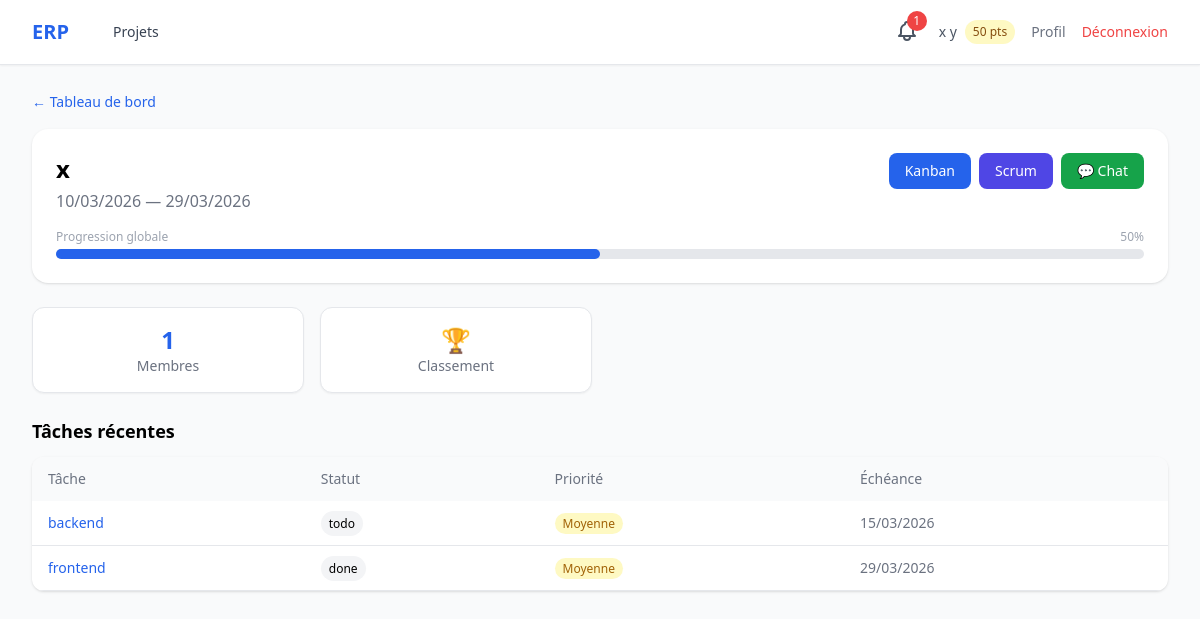
The app's page /projects/1/ (signed in) with its own data.
### accounts/models.py (models this page shows, shortened)
class User(AbstractUser):
    class Role(models.TextChoices):
        ADMIN = 'admin', 'Administrateur'
        HR_MANAGER = 'hr_manager', 'Responsable RH'
        PROJECT_MANAGER = 'project_manager', 'Chef de Projet'
        TEAM_MEMBER = 'team_member', "Membre d'Équipe"
    role = models.CharField(max_length=20, choices=Role.choices, default=Role.TEAM_MEMBER)
    skills = models.TextField(blank=True, help_text="Compétences séparées par des virgules")
    avatar = models.ImageField(upload_to='avatars/', blank=True, null=True)
    reward_points = models.IntegerField(default=0)
    department = models.ForeignKey(
        Department, on_delete=models.SET_NULL, null=True, blank=True,
        related_name='members', verbose_name="Département"
    )
    @property
    def is_hr(self):
        return self.role == self.Role.HR_MANAGER
    @property
    def is_project_manager(self):
        return self.role == self.Role.PROJECT_MANAGER

### projects/models.py (models this page shows, shortened)
class Project(models.Model):
    name = models.CharField(max_length=200, verbose_name="Nom du projet")
    description = models.TextField(blank=True, verbose_name="Description")
    start_date = models.DateField(verbose_name="Date de début")
    end_date = models.DateField(verbose_name="Date de fin")
    manager = models.ForeignKey(settings.AUTH_USER_MODEL, on_delete=models.CASCADE,
                                 related_name='managed_projects')
    members = models.ManyToManyField(settings.AUTH_USER_MODEL, blank=True,
                                     related_name='projects')
    created_at = models.DateTimeField(auto_now_add=True)
    class Meta:
        ordering = ['-created_at']
        verbose_name = "Projet"
    @property
    def progress(self):
        total = self.tasks.count()
        if total == 0:
            return 0
        done = self.tasks.filter(status='done').count()
        return int((done / total) * 100)

class Task(models.Model):
    class Priority(models.TextChoices):
        LOW = 'low', 'Basse'
        MEDIUM = 'medium', 'Moyenne'
        HIGH = 'high', 'Haute'
        URGENT = 'urgent', 'Urgente'
    class TimeSlot(models.TextChoices):
        MORNING = 'morning', 'Matin'
        AFTERNOON = 'afternoon', 'Après-midi'
    project = models.ForeignKey(Project, on_delete=models.CASCADE, related_name='tasks')
    title = models.CharField(max_length=200, verbose_name="Titre")
    description = models.TextField(blank=True, verbose_name="Description")
    status = models.CharField(max_length=50, default='todo', verbose_name="Statut")
    priority = models.CharField(max_length=10, choices=Priority.choices,
                                 default=Priority.MEDIUM)
    time_slot = models.CharField(max_length=10, choices=TimeSlot.choices,
                                  blank=True, verbose_name="Créneau")
    assigned_to = models.ManyToManyField(settings.AUTH_USER_MODEL, blank=True,
                                          related_name='assigned_tasks')
    deadline = models.DateField(null=True, blank=True, verbose_name="Échéance")
    points = models.IntegerField(default=10, verbose_name="Points de récompense")
    completed_at = models.DateTimeField(null=True, blank=True)
    created_at = models.DateTimeField(auto_now_add=True)
    updated_at = models.DateTimeField(auto_now=True)
    class Meta:
        ordering = ['-priority', 'deadline']
        verbose_name = "Tâche"
    @property
    def is_overdue(self):
        if self.deadline and self.status != 'done':
            return self.deadline < timezone.now().date()
        return False

### projects/views.py (the view)
# urls.py: path('<int:pk>/', views.project_detail, name='project_detail'),
@login_required
def project_detail(request, pk):
    project = get_object_or_404(Project, pk=pk)
    _ensure_default_statuses(project)
    return render(request, 'projects/project_detail.html', {'project': project})

### notifications/context_processors.py (called while the page is built)
def unread_notifications_count(request):
    if request.user.is_authenticated:
        count = request.user.notifications.filter(is_read=False).count()
    else:
        count = 0
    return {'unread_notifications_count': count}

### projects/views.py (called while the page is built)
def _ensure_default_statuses(project):
    if not project.statuses.exists():
        defaults = [
            ('À faire', 'todo', 0, '#e74c3c'),
            ('En cours', 'in_progress', 1, '#f39c12'),
            ('En revue', 'review', 2, '#3498db'),
            ('Terminé', 'done', 3, '#2ecc71'),
        ]
        for name, slug, order, color in defaults:
            TaskStatus.objects.create(project=project, name=name, slug=slug,
                                      order=order, color=color)

### templates/projects/project_detail.html (shortened to what this page needs)
{% extends 'base.html' %}
{% block content %}
<div class="mb-4">
    <a href="{% url 'projects:dashboard' %}" class="text-blue-600 text-sm hover:underline">← Tableau de bord</a>
</div>
<div class="bg-white rounded-2xl shadow p-6 mb-6">
    <div class="flex justify-between items-start">
        <div>
            <h1 class="text-2xl font-bold">{{ project.name }}</h1>
            <p class="text-gray-500 mt-1">{{ project.start_date|date:"d/m/Y" }} — {{ project.end_date|date:"d/m/Y" }}
            </p>
        </div>
        <div class="flex space-x-2">
            <a href="{% url 'projects:kanban_board' project.pk %}"
                class="bg-blue-600 text-white px-4 py-2 rounded-lg text-sm hover:bg-blue-700">Kanban</a>
            <a href="{% url 'projects:scrum_board' project.pk %}"
                class="bg-indigo-600 text-white px-4 py-2 rounded-lg text-sm hover:bg-indigo-700">Scrum</a>
            <a href="{% url 'messaging:project_chat' project.pk %}"
                class="bg-green-600 text-white px-4 py-2 rounded-lg text-sm hover:bg-green-700">💬 Chat</a>
        </div>
    </div>
    <div class="mt-4">
        <div class="flex justify-between text-xs text-gray-400 mb-1">
            <span>Progression globale</span>
            <span>{{ project.progress }}%</span>
        </div>
        <div class="w-full bg-gray-200 rounded-full h-2.5">
            <div class="bg-blue-600 h-2.5 rounded-full transition-all" style="width: {{ project.progress }}%"></div>
        </div>
    </div>
</div>
<div class="grid grid-cols-1 md:grid-cols-4 gap-4 mb-6">
    <a href="{% url 'projects:members_view' project.pk %}"
        class="bg-white rounded-xl shadow-sm border p-4 text-center hover:shadow-md transition">
        <p class="text-2xl font-bold text-blue-600">{{ project.members.count }}</p>
        <p class="text-sm text-gray-500">Membres</p>
    </a>
    <a href="{% url 'projects:leaderboard' project.pk %}"
        class="bg-white rounded-xl shadow-sm border p-4 text-center hover:shadow-md transition">
        <p class="text-2xl font-bold text-yellow-600">🏆</p>
        <p class="text-sm text-gray-500">Classement</p>
    </a>
</div>
<h2 class="text-lg font-semibold mb-3">Tâches récentes</h2>
<div class="bg-white rounded-xl shadow overflow-hidden">
    <table class="w-full text-sm">
        <thead class="bg-gray-50">
            <tr>
                <th class="text-left px-4 py-3 font-medium text-gray-500">Tâche</th>
                <th class="text-left px-4 py-3 font-medium text-gray-500">Statut</th>
                <th class="text-left px-4 py-3 font-medium text-gray-500">Priorité</th>
                <th class="text-left px-4 py-3 font-medium text-gray-500">Échéance</th>
            </tr>
        </thead>
        <tbody>
            {% for task in project.tasks.all|slice:":10" %}
            <tr class="border-b hover:bg-gray-50">
                <td class="px-4 py-3"><a href="{% url 'projects:task_detail' task.pk %}"
                        class="text-blue-600 hover:underline">{{ task.title }}</a></td>
                <td class="px-4 py-3"><span class="text-xs px-2 py-1 rounded-full bg-gray-100">{{ task.status }}</span>
                </td>
                <td class="px-4 py-3">
                    <span class="text-xs px-2 py-0.5 rounded-full
                        {% if task.priority == 'urgent' %}bg-red-100 text-red-700
                        {% elif task.priority == 'high' %}bg-orange-100 text-orange-700
                        {% elif task.priority == 'medium' %}bg-yellow-100 text-yellow-700
                        {% else %}bg-gray-100 text-gray-600{% endif %}">
                        {{ task.get_priority_display }}
                    </span>
                </td>
                <td class="px-4 py-3 text-gray-500 {% if task.is_overdue %}text-red-500 font-bold{% endif %}">
                    {{ task.deadline|date:"d/m/Y"|default:"—" }}
                </td>
            </tr>
            {% empty %}
            <tr>
                <td colspan="4" class="px-4 py-8 text-center text-gray-400">Aucune tâche</td>
            </tr>
            {% endfor %}
        </tbody>
    </table>
</div>
{% endblock %}

### templates/base.html (shortened to what this page needs)
<!doctype html>
<html lang="fr" class="h-full bg-gray-50">
  <head>
    <script src="https://cdn.tailwindcss.com"></script>
  </head>
  <body class="h-full" hx-headers='{"X-CSRFToken": "{{ csrf_token }}"}'>
    <div class="min-h-full">
      <nav class="bg-white shadow-sm border-b">
        <div class="mx-auto max-w-7xl px-4 sm:px-6 lg:px-8">
          <div class="flex h-16 items-center justify-between">
            <div class="flex items-center space-x-8">
              <a
                href="{% url 'projects:dashboard' %}"
                class="text-xl font-bold text-blue-600"
                >ERP</a
              >
              {% if user.is_authenticated %}
              <div class="flex space-x-4">
                <a
                  href="{% url 'projects:dashboard' %}"
                  class="text-gray-700 hover:text-blue-600 px-3 py-2 text-sm font-medium"
                  >Projets</a
                >
              </div>
              {% endif %}
            </div>
            <div class="flex items-center space-x-4">
              {% if user.is_authenticated %}
              <div class="relative" id="notif-wrapper">
                <button
                  id="notif-btn"
                  onclick="toggleNotif(event)"
                  hx-get="{% url 'notifications:dropdown' %}"
                  hx-target="#notif-dropdown-panel"
                  hx-swap="innerHTML"
                  hx-trigger="click"
                  class="relative text-gray-600 hover:text-blue-600 p-1"
                >
                  {% if unread_notifications_count %}
                  <span id="notif-badge" class="absolute -top-1 -right-1 bg-red-500 text-white text-xs rounded-full w-5 h-5 flex items-center justify-center">{{ unread_notifications_count }}</span>
                  {% endif %}
                </button>
              </div>
              <div class="flex items-center space-x-2">
                <span class="text-sm text-gray-600"
                  >{{ user.get_full_name|default:user.username }}</span
                >
                <span
                  class="bg-yellow-100 text-yellow-800 text-xs px-2 py-1 rounded-full"
                  >{{ user.reward_points }} pts</span
                >
              </div>
              <a
                href="{% url 'accounts:profile' %}"
                class="text-sm text-gray-500 hover:text-blue-600"
                >Profil</a
              >
              <a
                href="{% url 'accounts:logout' %}"
                class="text-sm text-red-500 hover:text-red-700"
                >Déconnexion</a
              >
              {% else %}
              <a
                href="{% url 'accounts:login' %}"
                class="text-sm text-blue-600 hover:text-blue-800 font-medium"
                >Connexion</a
              >
              {% endif %}
            </div>
          </div>
        </div>
      </nav>
      <main class="mx-auto max-w-7xl px-4 sm:px-6 lg:px-8 py-6">
        {% block content %}{% endblock %}
      </main>
    </div>
  </body>
</html>

### records on screen
User: get_full_name "x y", reward_points "50"
Project: name "x", start_date "10/03/2026", end_date "29/03/2026", progress "50", members.count "1"
Task: title "backend", status "todo", priority "Moyenne", deadline "15/03/2026"
Task: title "frontend", status "done", priority "Moyenne", deadline "29/03/2026"

### other values on screen
{{ unread_notifications_count }} "1"
